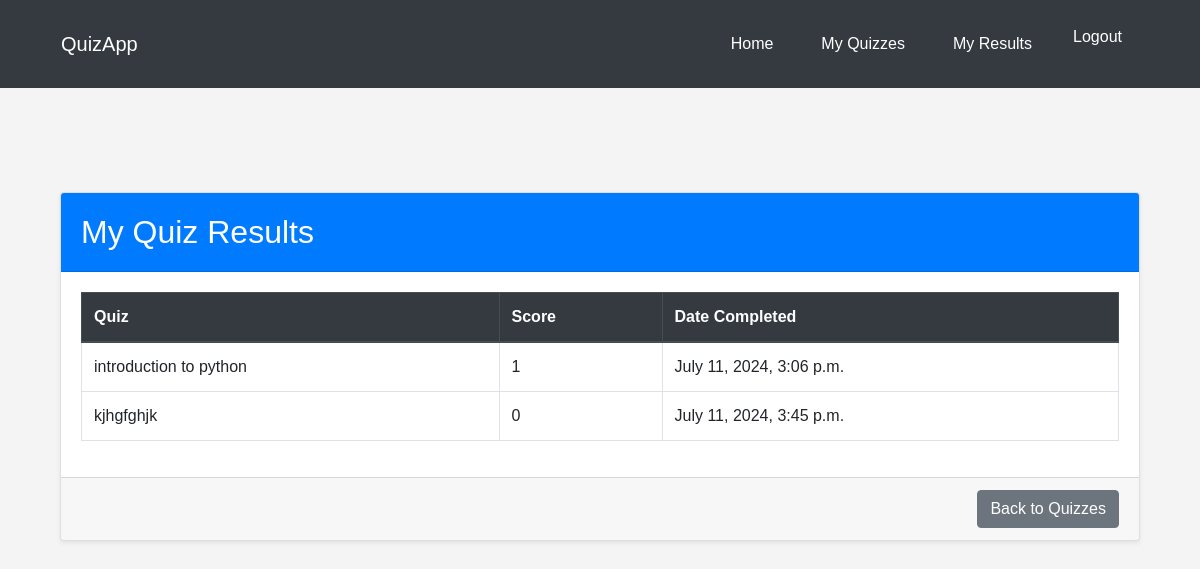
The app's page /quizzes/my_results/ (signed in), older data.
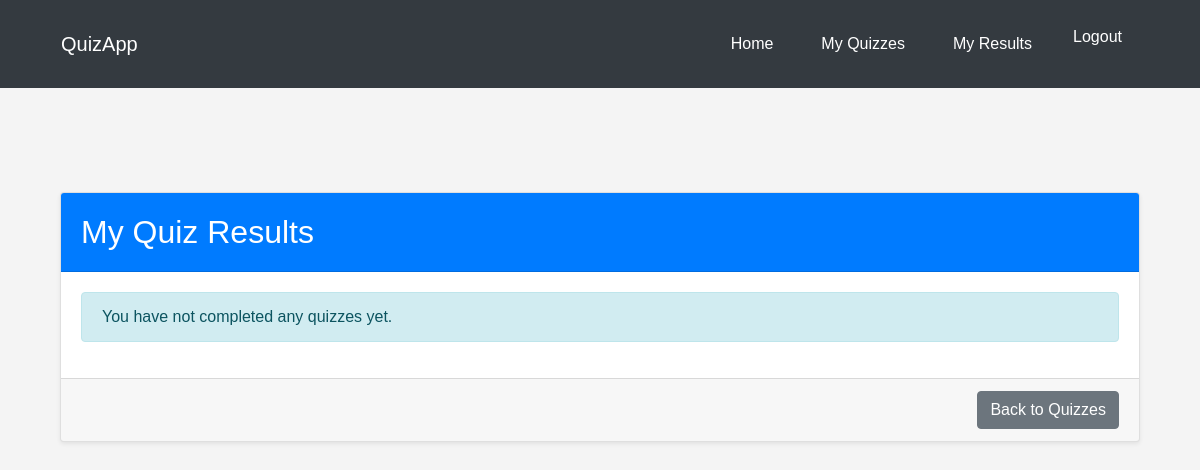
The same page, newer data.
### quizzes/models.py (models this page shows, shortened)
class Result(models.Model):
    quiz = models.ForeignKey(Quiz, on_delete=models.CASCADE)
    user = models.ForeignKey(User, on_delete=models.CASCADE)
    score = models.IntegerField()
    completed_at = models.DateTimeField(auto_now_add=True)

class Quiz(models.Model):
    title = models.CharField(max_length=255)
    description = models.TextField()
    created_by = models.ForeignKey(User, on_delete=models.CASCADE)
    created_at = models.DateTimeField(auto_now_add=True)
    is_public = models.BooleanField(default=False)
    share_link = models.URLField(blank=True, null=True)

### quizzes/views.py (the view)
# urls.py: path('my_results/', user_quiz_results, name='user_quiz_results'),
@login_required
def user_quiz_results(request):
    results = Result.objects.filter(user=request.user)
    return render(request, 'quizzes/user_quiz_results.html', {'results': results})

### templates/quizzes/user_quiz_results.html (shortened to what this page needs)
{% extends 'base.html' %}
{% block content %}
<div class="container mt-5">
    <div class="card shadow-sm">
        <div class="card-header bg-primary text-white">
            <h2 class="my-2">My Quiz Results</h2>
        </div>
        <div class="card-body">
            {% if results %}
                <div class="table-responsive">
                    <table class="table table-bordered table-hover">
                        <thead class="thead-dark">
                            <tr>
                                <th scope="col">Quiz</th>
                                <th scope="col">Score</th>
                                <th scope="col">Date Completed</th>
                            </tr>
                        </thead>
                        <tbody>
                            {% for result in results %}
                                <tr>
                                    <td>{{ result.quiz.title }}</td>
                                    <td>{{ result.score }}</td>
                                    <td>{{ result.completed_at|date:"F j, Y, g:i a" }}</td>
                                </tr>
                            {% endfor %}
                        </tbody>
                    </table>
                </div>
            {% else %}
                <div class="alert alert-info" role="alert">
                    You have not completed any quizzes yet.
                </div>
            {% endif %}
        </div>
        <div class="card-footer text-right">
            <a href="{% url 'quiz_list' %}" class="btn btn-secondary">Back to Quizzes</a>
        </div>
    </div>
</div>
{% endblock %}

Row changes from the older to the newer data that the page shows:
removed Result: quiz "introduction to python", score "1", completed_at "July 11, 2024, 3:06 p.m."
removed Result: quiz "kjhgfghjk", score "0", completed_at "July 11, 2024, 3:45 p.m."
Text that changed along with them:
text no longer shown: "Quiz Score Date Completed"
text now shown: "You have not completed any quizzes yet."
